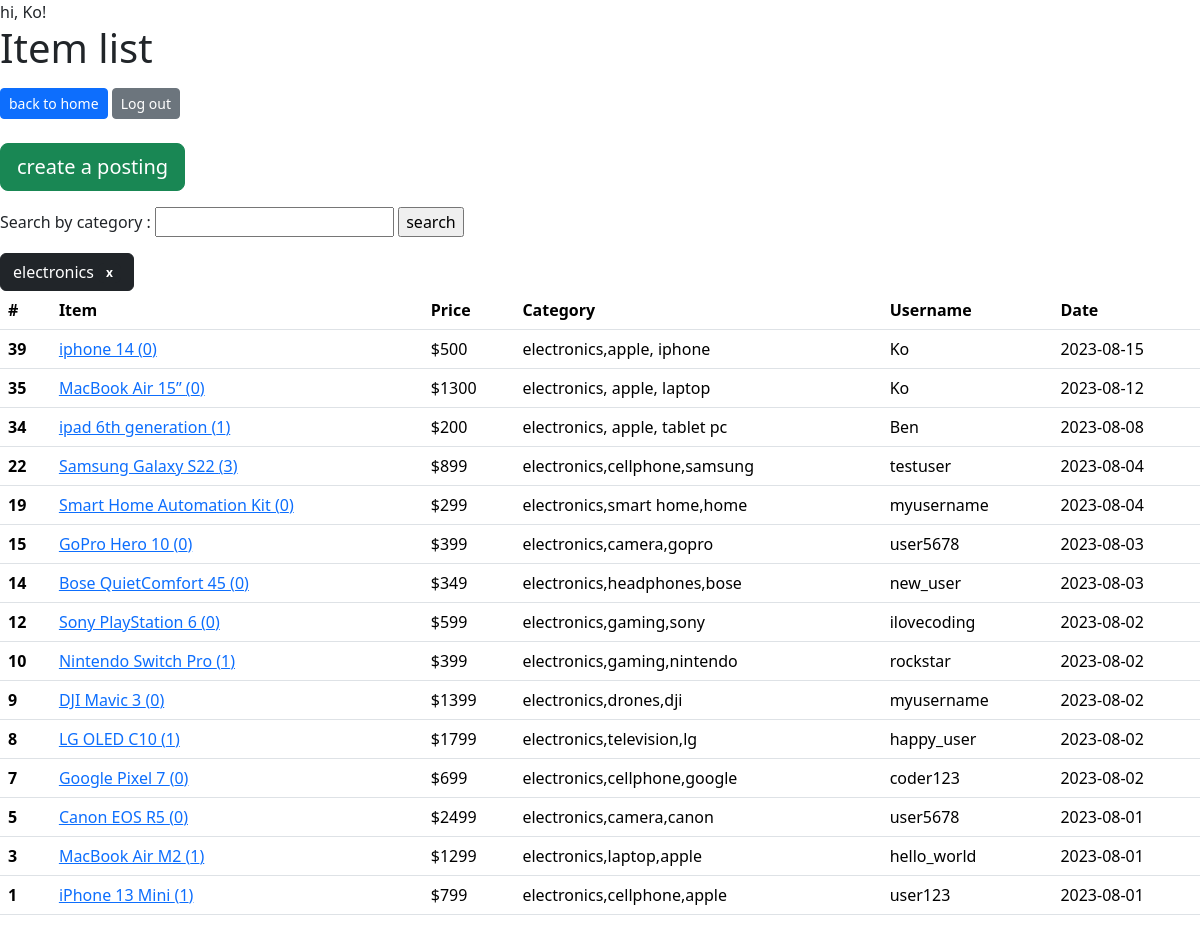
/filtered.php?category=electronics (signed in), run on the app's committed database.
### tables this page shows
CREATE TABLE `items` (
  `item_id` int NOT NULL,
  `title` varchar(100) DEFAULT NULL,
  `date` date DEFAULT NULL,
  `price` int DEFAULT NULL,
  `description` varchar(500) DEFAULT NULL,
  `category` varchar(100) DEFAULT NULL,
  `username` varchar(45) DEFAULT NULL,
  PRIMARY KEY (`item_id`),
  KEY `username` (`username`),
  CONSTRAINT `items_ibfk_1` FOREIGN KEY (`username`) REFERENCES `users` (`username`)
);

### filtered.php (the view, shortened to what this page needs)
<?php
    include("connection.php");
    echo "hi, ". $_SESSION['username']."!";
    $category = $_GET['category'];
    $sql = "SELECT items.*  FROM items  JOIN categories ON items.item_id = categories.item_id WHERE categories.name = '$category' order by item_id desc";
    $result = mysqli_query($conn, $sql);
?>
<!doctype html>
<html lang="en">
  <head>
    <link href="https://cdn.jsdelivr.net/npm/bootstrap@5.3.1/dist/css/bootstrap.min.css" rel="stylesheet">
  </head>
  <body>
    <h1 class="mb-3">Item list</h1>
    <div>
      <a class="btn btn-primary btn-sm mb-4" href="home.php" role="button">back to home</a>
      <a class="btn btn-secondary btn-sm mb-4" href="logout.php" role="button">Log out</a></br>
      <a class="btn btn-success btn-lg mb-3" href="insert.php" role="button">create a posting</a>
    </div>
    <div id="form">
      <form action="" method="post" >
          <label>Search by category : </label>
          <input type="text" name="category" id = "category" required value="">
          <input type="submit" id="btn" value="search" name = "submit"/>
      </form>
    </div>
    <div>
      <button type="button" class="btn btn-dark" onclick="location.href='list.php'">
      <?php echo stripslashes($category) ?> <span class="badge text-bg-dark">x</span>
      </button>
    </div>
    <div>
      <table class="table">
          <thead>
              <tr>
              <th scope="col">#</th>
              <th scope="col">Item</th>
              <th scope="col">Price</th>
              <th scope="col">Category</th>
              <th scope="col">Username</th>
              <th scope="col">Date</th>
              </tr>
          </thead>
          <tbody>
          <?php
                while($row = mysqli_fetch_assoc($result)){ ?>
                  <tr>
                      <?php
                        $id = $row['item_id'];
                        $num_of_reviews = "SELECT count(*)  from reviews where item_id = $id";
                        $a = mysqli_query($conn, $num_of_reviews);
                        $r = mysqli_fetch_assoc($a);
                      ?>
                      <th scope="row"><?php echo $row['item_id']; ?></th>
                      <td><a href="view.php?item_id=<?php echo $row['item_id']?>"><?php echo $row['title']." (".$r["count(*)"].")" ?></a></td>
                      <td><?php echo '$'.$row['price']; ?></td>
                      <td><?php echo $row['category']; ?></td>
                      <td><?php echo $row['username']; ?></td>
                      <td><?php echo $row['date']; ?></td>
                  </tr>
          <?php } ?>
          </tbody>
      </table>
    </div>
  </body>
</html>

### data on the page
items: item_id "39", title "iphone 14", count "0", price "500", category "electronics,apple, iphone", username "Ko", date "2023-08-15"
items: item_id "35", title "MacBook Air 15”", count "0", price "1300", category "electronics, apple, laptop", username "Ko", date "2023-08-12"
items: item_id "34", title "ipad 6th generation", count "1", price "200", category "electronics, apple, tablet pc", username "Ben", date "2023-08-08"
items: item_id "22", title "Samsung Galaxy S22", count "3", price "899", category "electronics,cellphone,samsung", username "testuser", date "2023-08-04"
items: item_id "19", title "Smart Home Automation Kit", count "0", price "299", category "electronics,smart home,home", username "myusername", date "2023-08-04"
items: item_id "15", title "GoPro Hero 10", count "0", price "399", category "electronics,camera,gopro", username "user5678", date "2023-08-03"
items: item_id "14", title "Bose QuietComfort 45", count "0", price "349", category "electronics,headphones,bose", username "new_user", date "2023-08-03"
items: item_id "12", title "Sony PlayStation 6", count "0", price "599", category "electronics,gaming,sony", username "ilovecoding", date "2023-08-02"
items: item_id "10", title "Nintendo Switch Pro", count "1", price "399", category "electronics,gaming,nintendo", username "rockstar", date "2023-08-02"
items: item_id "9", title "DJI Mavic 3", count "0", price "1399", category "electronics,drones,dji", username "myusername", date "2023-08-02"
items: item_id "8", title "LG OLED C10", count "1", price "1799", category "electronics,television,lg", username "happy_user", date "2023-08-02"
items: item_id "7", title "Google Pixel 7", count "0", price "699", category "electronics,cellphone,google", username "coder123", date "2023-08-02"
items: item_id "5", title "Canon EOS R5", count "0", price "2499", category "electronics,camera,canon", username "user5678", date "2023-08-01"
items: item_id "3", title "MacBook Air M2", count "1", price "1299", category "electronics,laptop,apple", username "hello_world", date "2023-08-01"
items: item_id "1", title "iPhone 13 Mini", count "1", price "799", category "electronics,cellphone,apple", username "user123", date "2023-08-01"

### other printed values
$_SESSION['username'] "Ko"
$category "electronics"
